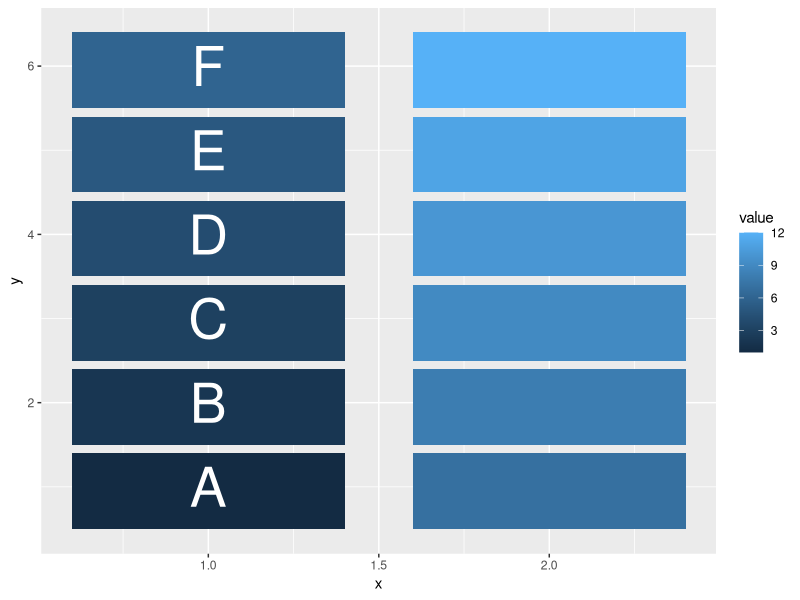

R code for this plot:
# 
# Author: Daniel Dittenhafer
#
# Created: Oct 13, 2014
#
# Description: Answers to Week 8 Data Science Context
#
require (ggplot2)

seats <- seq(1,12,1)
ids <- factor(seats)
ids

values <- data.frame(id=ids, value = rep(seats, each=1))
values

rep(ids, each=4)

row1X <- c(0.6,0.6,1.4,1.4)
row2X <- c(1.6,1.6,2.4,2.4)
allRowsX <- c(rep(row1X, times=6), rep(row2X, times=6))
allRowsX

# Define the Y coordinates for the seats
rowY <- c(0.5,1.4,1.4,0.5, 1.5,2.4,2.4,1.5, 2.5,3.4,3.4,2.5, 3.5,4.4,4.4,3.5, 4.5,5.4,5.4,4.5, 5.5,6.4,6.4,5.5)

# Create vector row all rows by multiplying the Y coords.
allRowsY <- c(rep(rowY, times=2))
allRowsY

# Full seat row positions
positions <- data.frame(id=rep(ids, each=4), 
                        x=allRowsX,
                        y=allRowsY)

# merge the values with the positions by id
data <- merge(values, positions, by=c("id"))
data

# reproducible data structure
dput(data)

someData <- structure(list(id = structure(c(1L, 1L, 1L, 1L, 10L, 10L, 10L, 
10L, 11L, 11L, 11L, 11L, 12L, 12L, 12L, 12L, 2L, 2L, 2L, 2L, 
3L, 3L, 3L, 3L, 4L, 4L, 4L, 4L, 5L, 5L, 5L, 5L, 6L, 6L, 6L, 6L, 
7L, 7L, 7L, 7L, 8L, 8L, 8L, 8L, 9L, 9L, 9L, 9L), .Label = c("1", 
"2", "3", "4", "5", "6", "7", "8", "9", "10", "11", "12"), class = "factor"), 
value = c(1, 1, 1, 1, 10, 10, 10, 10, 11, 11, 11, 11, 12, 
12, 12, 12, 2, 2, 2, 2, 3, 3, 3, 3, 4, 4, 4, 4, 5, 5, 5, 
5, 6, 6, 6, 6, 7, 7, 7, 7, 8, 8, 8, 8, 9, 9, 9, 9), x = c(0.6, 
0.6, 1.4, 1.4, 1.6, 1.6, 2.4, 2.4, 1.6, 1.6, 2.4, 2.4, 1.6, 
1.6, 2.4, 2.4, 0.6, 0.6, 1.4, 1.4, 0.6, 0.6, 1.4, 1.4, 0.6, 
0.6, 1.4, 1.4, 0.6, 0.6, 1.4, 1.4, 0.6, 0.6, 1.4, 1.4, 1.6, 
1.6, 2.4, 2.4, 1.6, 1.6, 2.4, 2.4, 1.6, 1.6, 2.4, 2.4), y = c(0.5, 
1.4, 1.4, 0.5, 3.5, 4.4, 4.4, 3.5, 4.5, 5.4, 5.4, 4.5, 5.5, 
6.4, 6.4, 5.5, 1.5, 2.4, 2.4, 1.5, 2.5, 3.4, 3.4, 2.5, 3.5, 
4.4, 4.4, 3.5, 4.5, 5.4, 5.4, 4.5, 5.5, 6.4, 6.4, 5.5, 0.5, 
1.4, 1.4, 0.5, 1.5, 2.4, 2.4, 1.5, 2.5, 3.4, 3.4, 2.5)), .Names = c("id", 
"value", "x", "y"), row.names = c(NA, -48L), class = "data.frame")

g1 <- ggplot(data=someData, aes(x=x, y=y))
g1 <- g1 + geom_polygon(aes(fill=value, group=id))
g1 <- g1 + annotate("text", x = c(1,1,1,1,1,1), y = c(1,2,3,4,5,6), label = c("A", "B", "C", "D", "E", "F"), colour="white", size=14)
g1

sessionInfo()